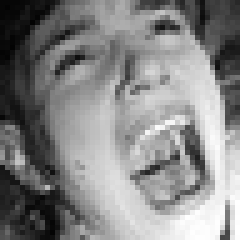
#> input picture train/angry/11863.jpg, 48 x 48 px (shown 5 times larger); its folder holds 4 pictures in this run
$ python main.py   (older library calls are emulated)
#> lines starting #> are read from the running program, lines starting #| are printed output that depends on the picture
from PIL import Image
import os

def resize_images(folder_paths):
    for folder_path in folder_paths:
        output_folder = folder_path + '_resized'
        os.makedirs(output_folder, exist_ok=True)

        for filename in os.listdir(folder_path):
            if filename.endswith(('.jpg', '.jpeg', '.png')):
                image_path = os.path.join(folder_path, filename)
                output_path = os.path.join(output_folder, filename)

                with Image.open(image_path) as image:
#> image is the input picture: PIL image 48x48 L; min 2, max 255, mean 133.2
                    resized_image = image.resize((180, 180), Image.ANTIALIAS)
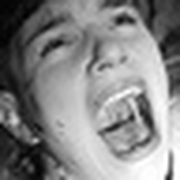
#> resized_image: PIL image 180x180 L; min 0, max 255, mean 133.2
                    resized_image.save(output_path)
                    print(f"Resized {filename} successfully.")

        print(f"All images in folder {folder_path} resized successfully.")

# Provide an array of folder paths where the images are located
folder_paths = [
    './train/angry',
    './train/happy',
    './train/neutral',
    './train/sad',
    './train/surprise',
    './validation/angry',
    './validation/happy',
    './validation/neutral',
    './validation/sad',
    './validation/surprise',
]

# Call the resize_images function with the array of folder paths
#> (the run stopped early here; a loop or call above may not have finished)
